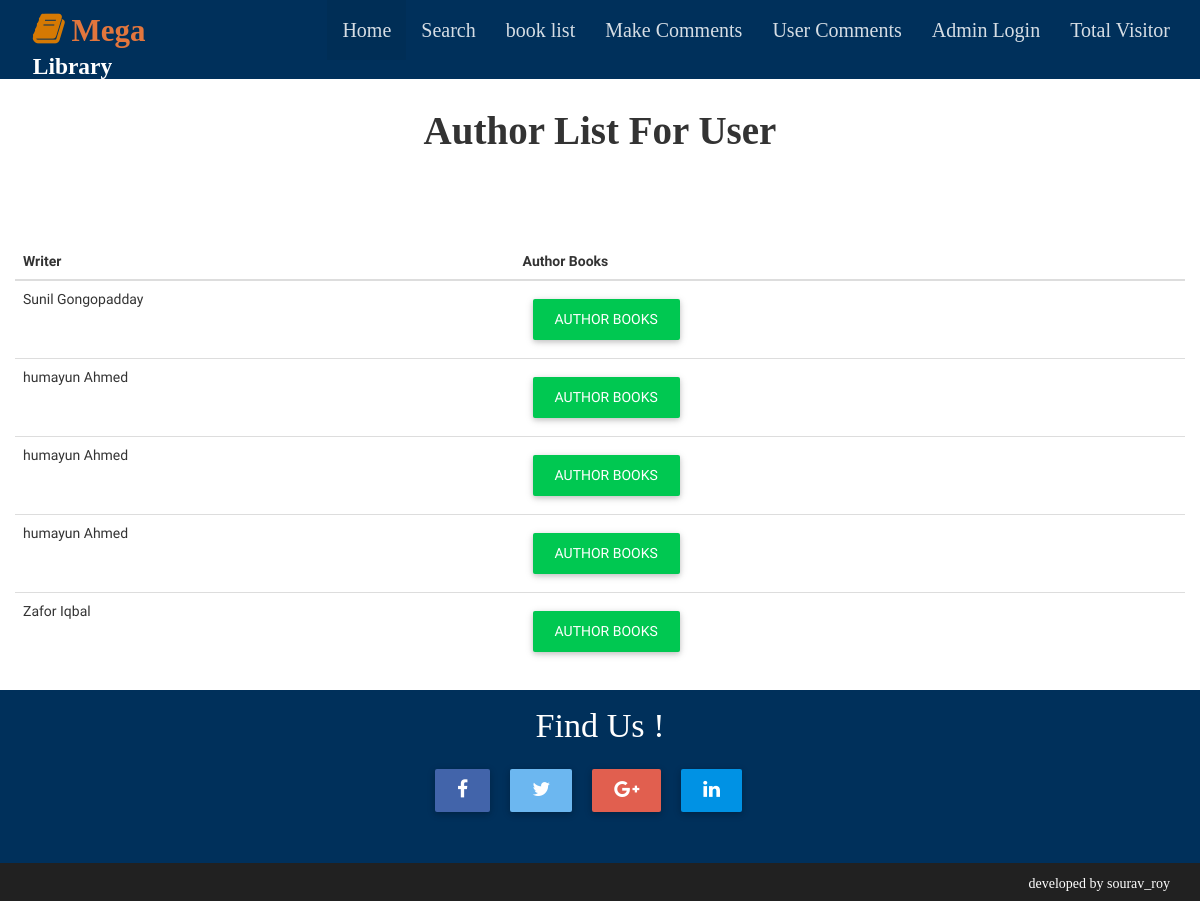
The app's page /author_list.php with its own data.
### tables this page shows
CREATE TABLE `books` (
  `id` int(100) NOT NULL,
  `book_name` varchar(50) NOT NULL,
  `writer` varchar(50) NOT NULL,
  `description` varchar(50) NOT NULL,
  `date` varchar(50) NOT NULL,
  `time` varchar(50) NOT NULL,
  `file` varchar(100) NOT NULL
);

### author_list.php (the view, shortened to what this page needs)
<?php
	include 'includes/header.php';
?>
	<div class="row">
	    <h5 style="text-align:center;font-family: initial;font-size: 39px;margin-top:50px;margin-bottom:90px;font-weight: bold">Author List For User</h5>
	</div>
  <div class ="container-fluid">
		<div class="row">
			<div class="col-lg-12 col-md-12 colsm-12 col-xs-12">
				<table class="table table-hover">
				  <thead>
					<tr>
					  <th>Writer</th>
					  <th>Author Books</th>
					</tr>
				  </thead>
				  <tbody>
					<?php
					require("connection.php");
					$result = mysqli_query($conn, "SELECT * FROM books");
					while($row=mysqli_fetch_array($result)){
					  echo "<tr>";
					  echo  "<td>" .  $row['writer']. "</td>";
					  ?>
					  <td><a href="author_wise_book.php?writer=<?php echo $row['writer']; ?>" class='btn btn-success'>Author Books</a></td>
					  <?php
					  echo "</tr>";
					  }
					?>
				  </tbody>
				</table>
			</div>
		</div>
  </div>
<?php
	include 'includes/footer.php';
?>

### css/style.css (style rules this page uses)
body { width:100%; margin:0 auto; padding:0auto; display:block; }

### records on screen
books: writer "Sunil Gongopadday"
books: writer "humayun Ahmed"
books: writer "humayun Ahmed"
books: writer "humayun Ahmed"
books: writer "Zafor Iqbal"
